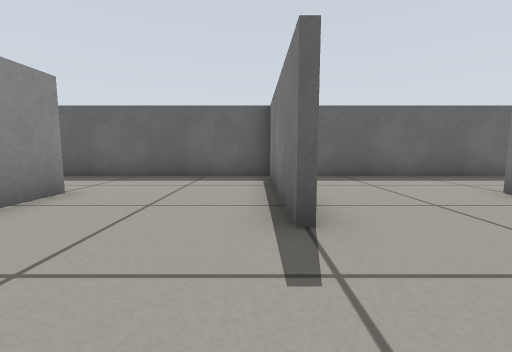
view 1 (above)

14 first-person views from a walk through a Gazebo world. The camera is 0.39 m above the floor, tilts 6° down and sees 90° across. The floor is counted in squares, 0.5 m on a side. Each view is taken from the middle of a square. On the plan, view 1 faces up. The plan holds only what a view shows up to about 9 squares ahead; the rest is blank.

view 2
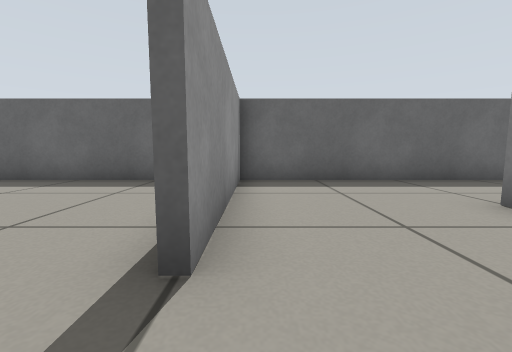

view 3
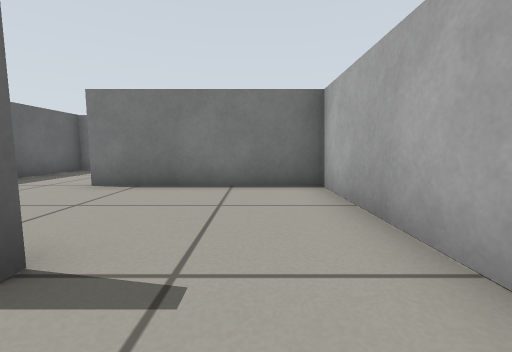

view 4
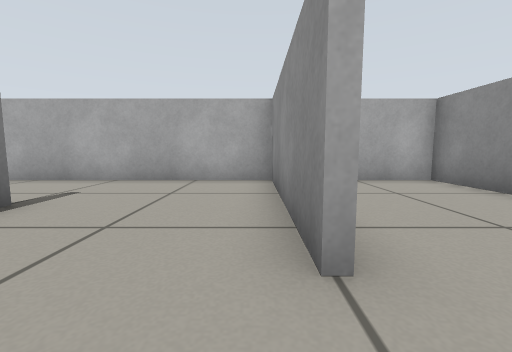

view 5
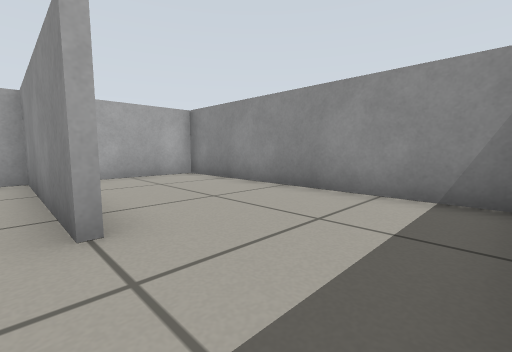

view 6
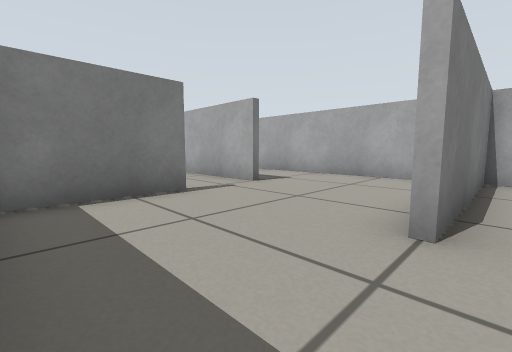

view 7
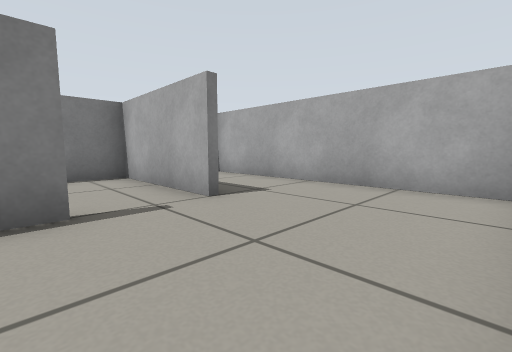

view 8
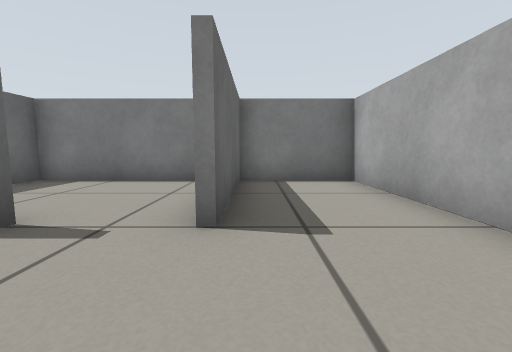

view 9
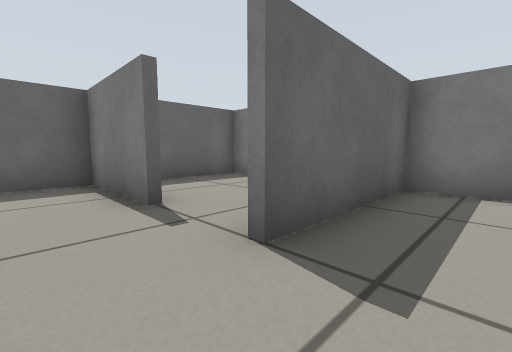

view 10
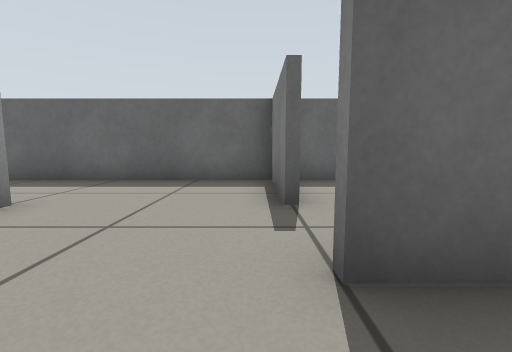

view 11
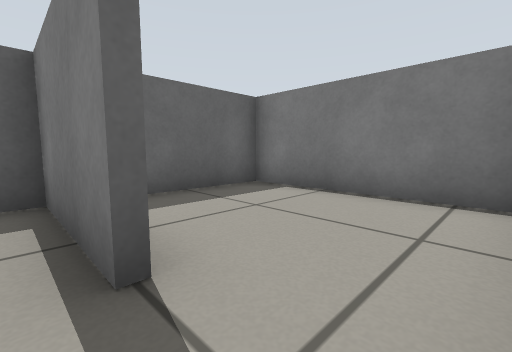

view 12
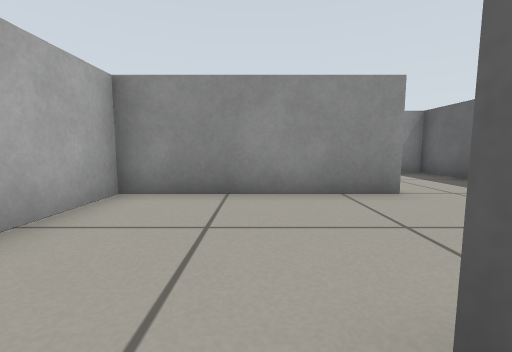

view 13
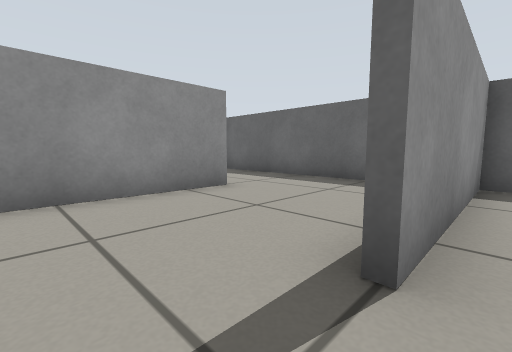

view 14
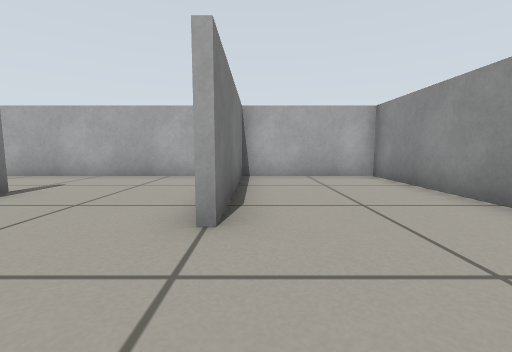

### Floor plan
Points are (right, up) in squares from view 1. A wall is a line through its corners. A room is listed if a view was taken in it or the views show most of it. See-through windows are left out.
Room 1 (views 1, 2, 3, 4, 5, 6, 7, 8, 9, 10, 11, 12, 13, 14)
walls: (0.4, 2.5) (0.4, 7.4); (0.6, 7.5) (0.6, 2.5); (-3.4, 4.6) (-3.4, -0.5); (4.9, -0.4) (12.4, -0.4) (12.4, 2); (-3.6, -0.5) (-3.6, 4.5); (8.4, 2.6) (9.6, 2.6); (8.4, 4.4) (8.4, 7.4) (-7.4, 7.4) (-7.4, -0.4) (4.4, -0.4) (4.4, 4.5); (12.5, 2.4) (8.5, 2.4)
ways out: opening at (8.5, 3.5) to room 2
Room 2 (no view inside)
walls: (9.6, 2.6) (12.5, 2.6); (12.4, 2) (12.4, 7.4) (9, 7.4)
ways out: opening at (8.5, 3.5) to room 1

Positions as (right, up) in squares from view 1, and headings:
1: (0, 0), facing up
2: (1, 1), facing up
3: (-1, 1), facing right
4: (-3, 6), facing down
5: (-3, 7), facing down-left
6: (4, 7), facing down-right
7: (5, 5), facing down-right
8: (6, 2), facing right
9: (7, 1), facing up-right
10: (8, 1), facing up
11: (8, 3), facing up-right
12: (1, 2), facing left
13: (1, 1), facing up-left
14: (-4, 7), facing down
